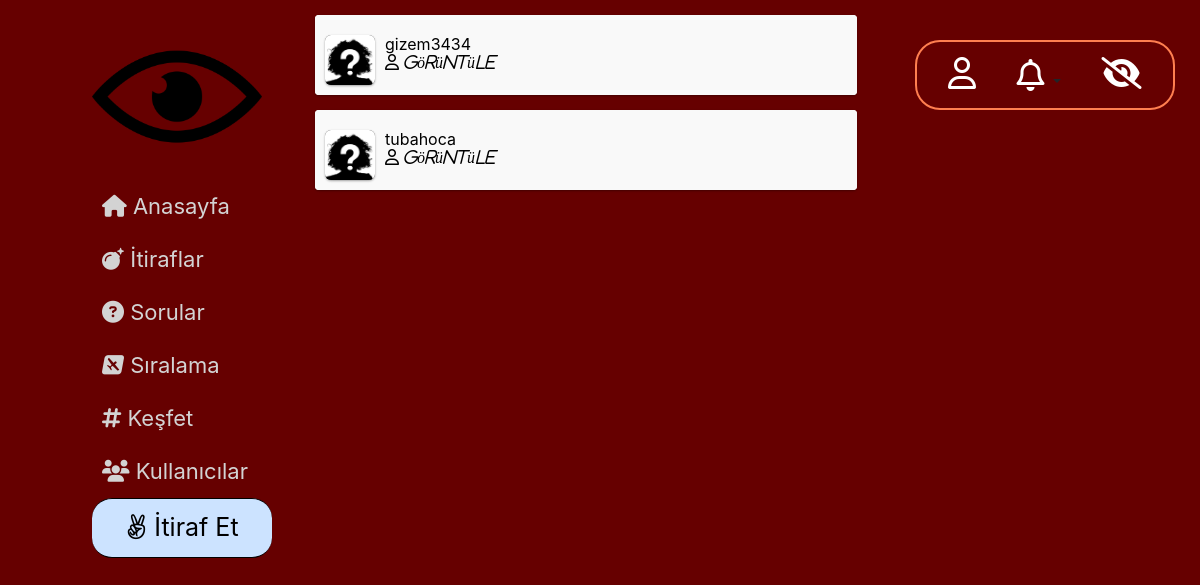
Screenshot of /user_followers/ (signed in) with the database file from the repository.
### website/models.py (models this page shows, shortened)
class Follower_List(models.Model):
    followedby = models.ForeignKey(UserProfile, on_delete=models.CASCADE, related_name='%(class)s_followed_by')
    followingto = models.ForeignKey(UserProfile, on_delete=models.CASCADE, related_name='%(class)s_following_to')

class UserProfile(models.Model):
    GENDER = (
        ('E', 'Erkek'),
        ('K', 'Kadın'),
    )
    FACULTY = (
        ('Mühendislik', 'Mühendislik'),
        ('Mimarlık', 'Mimarlık'),
        ('Fen-Edebiyat', 'Fen-Edebiyat'),
        ('İktisadi-İdari', 'İktisadi-İdari'),
        ('Güzel Sanatlar', 'Güzel Sanatlar')
    )
    gender = models.CharField(max_length=1, choices=GENDER)
    faculty = models.CharField(max_length=20, choices=FACULTY)
    birthdate = models.DateField()
    createdat = models.DateField()
    following = models.ManyToManyField('self', symmetrical=False, through='Follower_List')
    postCount = models.IntegerField(blank=True, null=True)
    point = models.IntegerField(default=0)
    user = models.ForeignKey(User, on_delete=models.CASCADE)
    def get_profile_url(self):
        return f"/profil/{self.pk}/"

### website/views.py (the view)
# urls.py: path('user_followers/', views.user_followers, name='user_followers'),
def user_followers(request):
    user_profile = UserProfile.objects.all().get(user=request.user)
    follower_list = Follower_List.objects.all().filter(followingto=user_profile)
    return render(request, 'followers.html', {'follower_list': follower_list})

### website/views.py (called while the page is built)
def getNotifications(request):
    if request.user.is_anonymous:
        return {}
    n = Notification.objects.all().filter(recipient=request.user)
    for notif in n:
        print(notif)
    return {
        'notification_list': n,
        'count': n.count(),
    }

### templates/followers.html (shortened to what this page needs)
{% extends 'base.html' %}
{% block head %}
    {% load static %}
{% endblock %}
{% block content %}
<div id="main-window">
        {% for user in follower_list %}
                <div class="post">
                    <div class="user">
                        <div class="user-img">
      {% ifequal user.followedby.gender 'K' %}
              <img src="{% static 'media/kadın.jpg' %}" alt="profil resmi">
          {% endifequal %}</div>
                        <div class="user-info">
                            <div class="user-name" style="color: black">{{ user.followedby.user.username }} </div>
                            <div class="user-menu">
                                <div class="buttons">
                                    <i class="far fa-user" style="color: black">  <a href="{{ user.followedby.get_profile_url }}"> <i style="color: black">Görüntüle</i></a></i>
                             </div>
                           </div>
                        </div>
                    </div>
        </div>
      {% endfor %}
    </div>
{% endblock %}

### website/static/css/main.css (style rules this page uses)
#main-window { position: relative; left: 0; right: 0; width: 95%; }
.post { margin: 15px auto 10px; width: 100%; background: #fff; border-radius: 4px; box-shadow: 0 1px 3px rgba(0, 0, 0, 0.12), 0 1px 2px rgba(0, 0, 0, 0.24); transition: all 0.2s ease-in-out; overflow: hidden; }
.post .user { padding: 10px; position: relative; background: #f9f9f9; overflow: hidden; }
.post .user .user-img { margin-top: 10px; margin-right: 10px; width: 50px; height: 50px; float: left; border-radius: 6px; background: #444; box-shadow: 0 1px 3px rgba(0, 0, 0, 0.12), 0 1px 2px rgba(0, 0, 0, 0.24); overflow: hidden; }
.post .user .user-img img { position: relative; width: 100%; height: 100%; }
.post .user .user-info { padding-top: 10px; margin-right: 10px; width: calc(100% - 190px); height: 45px; line-height: 18px; float: left; color: #98d; }

### rows the page displays
Follower_List: followedby.user.username "gizem3434"
Follower_List: followedby.user.username "tubahoca"
